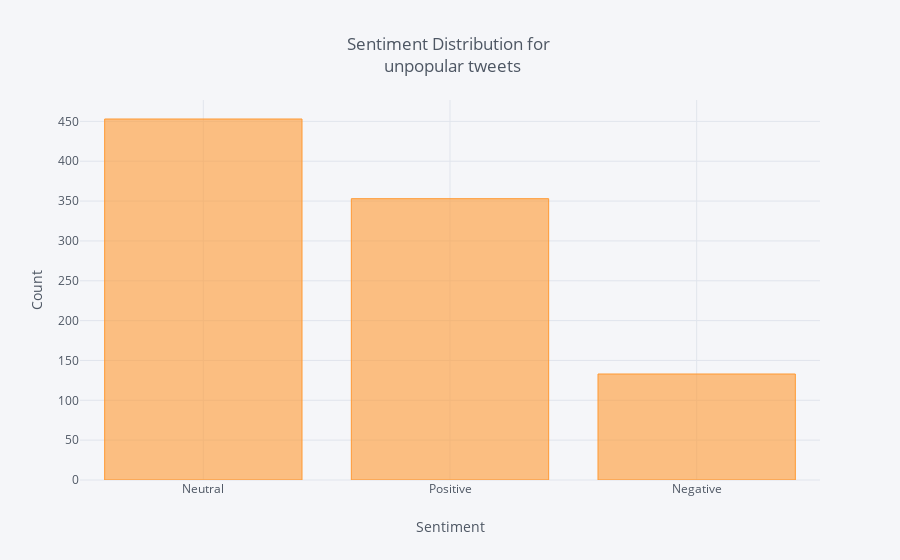

Source (notebook cell):
### Code cell
df_unpopular = df[df['rt_count'] <= 100]
df_unpopular['Sentiment'].value_counts().iplot(kind='bar', xTitle='Sentiment',
                                    yTitle='Count', title = ('Sentiment Distribution for <br> unpopular tweets '))

### Figure 1 — Plotly figure (JSON) as saved in the notebook; plotly's stock layout.template omitted (floating-point values rounded to 4 significant figures)
{"data": [{"marker": {"color": "rgba(255, 153, 51, 0.6)", "line": {"color": "rgba(255, 153, 51, 1.0)", "width": 1}}, "name": "Sentiment", "orientation": "v", "text": "", "type": "bar", "uid": "a7c95568-2bf5-473c-bfdf-2890cfdadbf6", "x": ["Neutral", "Positive", "Negative"], "y": [453, 353, 133]}], "layout": {"legend": {"bgcolor": "#F5F6F9", "font": {"color": "#4D5663"}}, "paper_bgcolor": "#F5F6F9", "plot_bgcolor": "#F5F6F9", "title": {"font": {"color": "#4D5663"}, "text": "Sentiment Distribution for <br> unpopular tweets "}, "xaxis": {"gridcolor": "#E1E5ED", "showgrid": true, "tickfont": {"color": "#4D5663"}, "title": {"font": {"color": "#4D5663"}, "text": "Sentiment"}, "zerolinecolor": "#E1E5ED"}, "yaxis": {"gridcolor": "#E1E5ED", "showgrid": true, "tickfont": {"color": "#4D5663"}, "title": {"font": {"color": "#4D5663"}, "text": "Count"}, "zerolinecolor": "#E1E5ED"}}}
